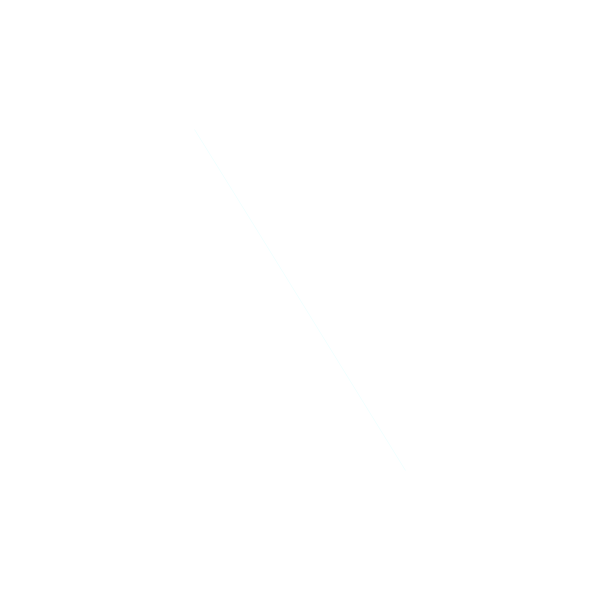
Frame 1 (no input)
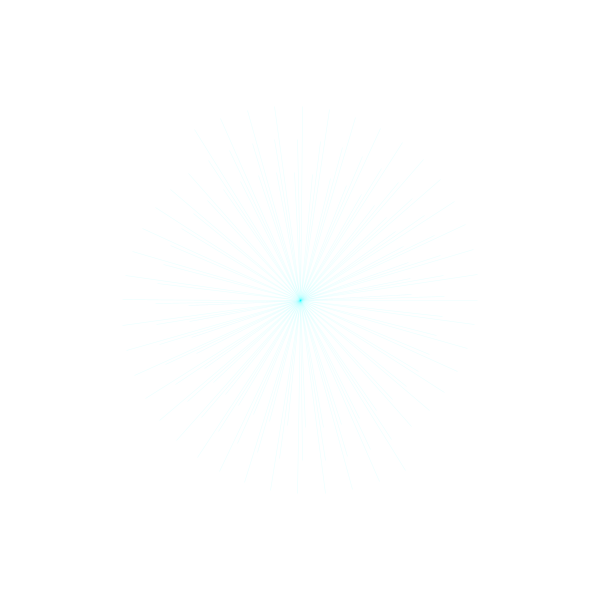
Frame 60 (the mouse pressed at the canvas centre just before this capture)
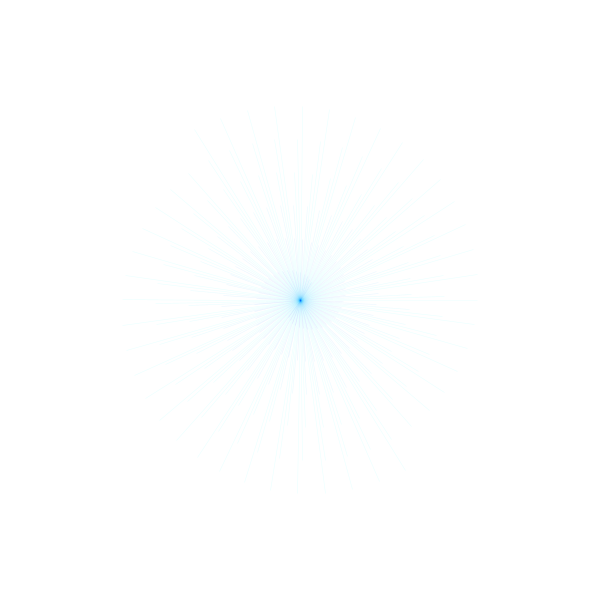
Frame 120 (the mouse held since frame 60 and released just before this capture)

The Processing sketch that drew these frames (run headless with seeded random() and noise(); from frame 60 on, the mouse is pressed at the canvas centre):

// Processing sketch: processing_167784
// ── processing_167784.pde

float x, y;
float angle = 0; 
float r = 400;
float fd = 3; 


void setup() {
  size(600, 600);
  background(255);
}

void draw() {

  noFill(); 


  x = r * cos(angle); 
  y = r * sin(angle);

  strokeWeight(0.6); 
  stroke(y, x, 255, 20);

  translate(width/2, height/2); 
  rotate(r); 

  ellipse(0, 0, x, y);


  angle = angle*2;
  r = r - fd;

  if ( r == 0 || r == 400) { 
    r = r-fd;
    fd =  fd * -2;
  }
}
